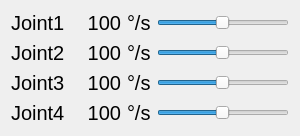
      <widget class="QWidget" name="layoutWidget_9">
        <property name="geometry">
          <rect>
            <x>20</x>
            <y>100</y>
            <width>300</width>
            <height>100</height>
          </rect>
        </property>
        <layout class="QGridLayout" name="JointVelLayout">

          <!-- Joint 1 Velocity label-->
          <item row="0" column="0">
            <widget class="QLabel" name="Joint1NameLabel">
              <property name="font">
                <font>
                  <pointsize>15</pointsize>
                </font>
              </property>
              <property name="text">
                <string>Joint1</string>
              </property>
            </widget>
          </item>

          <!-- Joint 2 Velocity label-->
          <item row="1" column="0">
            <widget class="QLabel" name="Joint2NameLabel">
              <property name="font">
                <font>
                  <pointsize>15</pointsize>
                </font>
              </property>
              <property name="text">
                <string>Joint2</string>
              </property>
            </widget>
          </item>

          <!-- Joint 3 Velocity label-->
          <item row="2" column="0">
            <widget class="QLabel" name="Joint3NameLabel">
              <property name="font">
                <font>
                  <pointsize>15</pointsize>
                </font>
              </property>
              <property name="text">
                <string>Joint3</string>
              </property>
            </widget>
          </item>

          <!-- Joint 4 Velocity label-->
        <item row="3" column="0">
          <widget class="QLabel" name="Joint4NameLabel">
            <property name="font">
              <font>
                <pointsize>15</pointsize>
              </font>
            </property>
            <property name="text">
              <string>Joint4</string>
            </property>
          </widget>
        </item>

        <!-- Joint 1 Velocity value display-->
        <item row="0" column="1">
          <widget class="QLabel" name="JT1Vel">
            <property name="minimumSize">
              <size>
                <width>50</width>
                <height>0</height>
              </size>
            </property>
            <property name="font">
              <font>
                <pointsize>15</pointsize>
              </font>
            </property>
            <property name="text">
              <string>100</string>
            </property>
            <property name="alignment">
              <set>Qt::AlignRight|Qt::AlignTrailing|Qt::AlignVCenter</set>
            </property>
          </widget>
        </item>

        <!-- Joint 2 Velocity value display-->
        <item row="1" column="1">
          <widget class="QLabel" name="JT2Vel">
            <property name="minimumSize">
              <size>
                <width>50</width>
                <height>0</height>
              </size>
            </property>
            <property name="font">
              <font>
                <pointsize>15</pointsize>
              </font>
            </property>
            <property name="text">
              <string>100</string>
            </property>
            <property name="alignment">
              <set>Qt::AlignRight|Qt::AlignTrailing|Qt::AlignVCenter</set>
            </property>
          </widget>
        </item>

        <!-- Joint 3 Velocity value display-->
        <item row="2" column="1">
          <widget class="QLabel" name="JT3Vel">
            <property name="minimumSize">
              <size>
                <width>50</width>
                <height>0</height>
              </size>
            </property>
            <property name="font">
              <font>
                <pointsize>15</pointsize>
              </font>
            </property>
            <property name="text">
              <string>100</string>
            </property>
            <property name="alignment">
              <set>Qt::AlignRight|Qt::AlignTrailing|Qt::AlignVCenter</set>
            </property>
          </widget>
        </item>

        <!-- Joint 4 Velocity value display-->
        <item row="3" column="1">
          <widget class="QLabel" name="JT4Vel">
            <property name="minimumSize">
              <size>
                <width>50</width>
                <height>0</height>
              </size>
            </property>
            <property name="font">
              <font>
                <pointsize>15</pointsize>
              </font>
            </property>
            <property name="text">
              <string>100</string>
            </property>
            <property name="alignment">
              <set>Qt::AlignRight|Qt::AlignTrailing|Qt::AlignVCenter</set>
            </property>
          </widget>
        </item>

        <!-- Joint 1 Velocity unit -->
        <item row="0" column="2">
          <widget class="QLabel" name="UnitDegSec1">
            <property name="font">
              <font>
                <pointsize>15</pointsize>
              </font>
            </property>
            <property name="text">
              <string>°/s</string>
            </property>
          </widget>
        </item>

        <!-- Joint 2 Velocity unit -->
        <item row="1" column="2">
          <widget class="QLabel" name="UnitDegSec2">
            <property name="font">
              <font>
                <pointsize>15</pointsize>
              </font>
            </property>
            <property name="text">
              <string>°/s</string>
            </property>
          </widget>
        </item>

        <!-- Joint 3 Velocity unit -->
        <item row="2" column="2">
          <widget class="QLabel" name="UnitDegSec3">
            <property name="font">
              <font>
                <pointsize>15</pointsize>
              </font>
            </property>
            <property name="text">
              <string>°/s</string>
            </property>
          </widget>
        </item>

        <!-- Joint 4 Velocity unit -->
        <item row="3" column="2">
          <widget class="QLabel" name="UnitDegSec4">
            <property name="font">
              <font>
                <pointsize>15</pointsize>
              </font>
            </property>
            <property name="text">
              <string>°/s</string>
            </property>
          </widget>
        </item>

        <!-- Joint 1 Velocity slider-->
          <item row="0" column="3">
            <widget class="QSlider" name="Joint1VelSlider">
              <property name="minimum">
                <number>1</number>
              </property>
              <property name="maximum">
                <number>200</number>
              </property>
              <property name="pageStep">
                <number>0</number>
              </property>
              <property name="value">
                <number>100</number>
              </property>
              <property name="orientation">
                <enum>Qt::Horizontal</enum>
              </property>
            </widget>
          </item>

          <!-- Joint 2 Velocity slider-->
          <item row="1" column="3">
            <widget class="QSlider" name="Joint2VelSlider">
              <property name="minimum">
                <number>1</number>
              </property>
              <property name="maximum">
                <number>200</number>
              </property>
              <property name="pageStep">
                <number>0</number>
              </property>
              <property name="value">
                <number>100</number>
              </property>
              <property name="orientation">
              <enum>Qt::Horizontal</enum>
              </property>
            </widget>
          </item>

          <!-- Joint 3 Velocity slider-->
          <item row="2" column="3">
            <widget class="QSlider" name="Joint3VelSlider">
              <property name="minimum">
                <number>1</number>
              </property>
              <property name="maximum">
                <number>200</number>
              </property>
              <property name="pageStep">
                <number>0</number>
              </property>
              <property name="value">
                <number>100</number>
              </property>
              <property name="orientation">
                <enum>Qt::Horizontal</enum>
              </property>
            </widget>
          </item>

          <!-- Joint 4 Velocity slider-->
          <item row="3" column="3">
            <widget class="QSlider" name="Joint4VelSlider">
              <property name="minimum">
                <number>1</number>
              </property>
              <property name="maximum">
                <number>200</number>
              </property>
              <property name="pageStep">
                <number>0</number>
              </property>
              <property name="value">
                <number>100</number>
              </property>
              <property name="orientation">
                <enum>Qt::Horizontal</enum>
              </property>
            </widget>
          </item>

        </layout>

      </widget>
